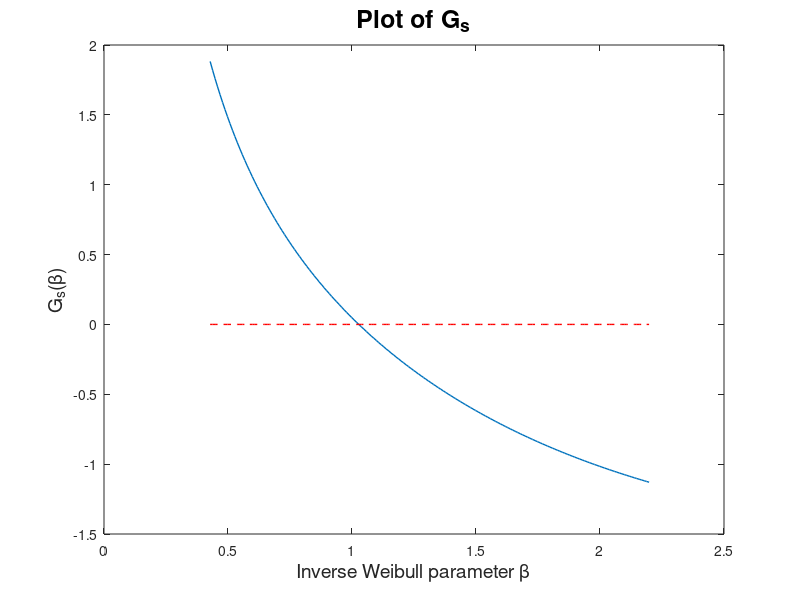
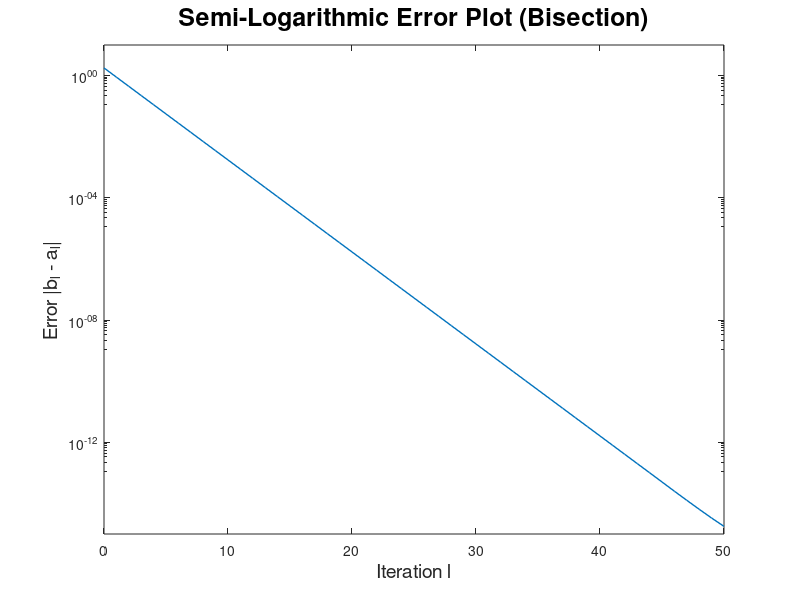

These figures' MATLAB source, in order:
% Define the corresponding data set

X    =     [0.35 0.59 0.96 0.99 1.69...
            1.97 2.07 2.58 2.71 2.90...
            3.67 3.99 5.35 13.77 25.50]';

% s  = 1 (Weibull), s = -1 (inverse Weibull)

s    = -1;

% Define functions G_s and H_s

G_s  = @(z) (1./z) + (s./length(X)).*sum(log(X)) - s.*sum(((X.^(s.*z))./(sum(X.^(s.*z)))).*log(X));
H_s  = @(z) sum(((X.^(s.*z))./(sum(X.^(s.*z)))).*log(X));

% Define initial Interval

a_init = 1/(log(max(X)) - (1./length(X)).*sum(log(X)));
b_init = min([1/(s*(H_s(a_init) - (1./length(X)).*sum(log(X)))) (length(X).*length(X)+sqrt((length(X)).^4+4.*(length(X)).^2))./(2*(max(log(X))-min(log(X))))]);

% Start the loop

N_max     = 50;
tolerance = 10^(-16);

A      = zeros(1,(N_max+1));
B      = zeros(1,(N_max+1));

A(1)   = a_init;
B(1)   = b_init;

tic

for j = 1:1:N_max
  m = (A(j) + B(j))/2;
  if(G_s(m)==0)
    A(j + 1) = m;
    B(j + 1) = m;
    break
  elseif(G_s(A(j))*G_s(m)<0)
    A(j + 1) = A(j);
    B(j + 1) = m;
  elseif(G_s(m)*G_s(B(j))<0)
    A(j + 1) = m;
    B(j + 1) = B(j);
  endif

  if(B(j+1) - A(j+1) < tolerance)
    break
  endif

endfor

toc

z_sought = (B(j+1) + A(j+1))/2;

figure(1)
plot(a_init:0.01:b_init,G_s(a_init:0.01:b_init),'linewidth',1.0)
hold on
plot(a_init:0.01:b_init,0*ones(length(a_init:0.01:b_init),1),'linewidth',1.0,'color','red','linestyle','--')
hold off
title('Plot of G_s','fontsize',18)
xlabel('Inverse Weibull parameter \beta','fontsize',14,'interpreter','tex')
ylabel('G_s(\beta)','fontsize',14,'interpreter','tex')

figure(2)
semilogy(0:1:j,(B(1:1:j+1)-A(1:1:j+1)),'linewidth',1.0)
title('Semi-Logarithmic Error Plot (Bisection)','fontsize',18)
yticks([10^0 10^(-4) 10^(-8) 10^(-12) 10^(-16)])
xlabel('Iteration l','fontsize',14,'interpreter','tex')
ylabel('Error |b_{l} - a_{l}|','fontsize',14,'interpreter','tex')
